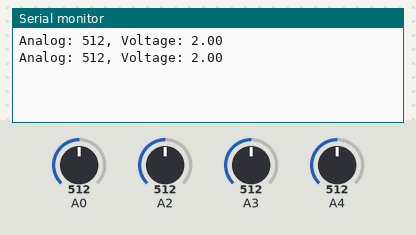
This sketch was run on a simulated Arduino Uno, built with avr-gcc and run on an emulated ATmega328P. Parts: the last lines printed to the serial monitor. The test bench sets the inputs (shaded band); at power-on: A0 = 512, A2 = 512, A3 = 512, A4 = 512.

Above: at 1.8 s.
1.9 s: A0 set to 716
At 2.4 s:
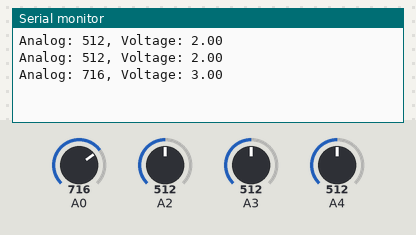
3.4 s: A0 set to 900
At 4.8 s:
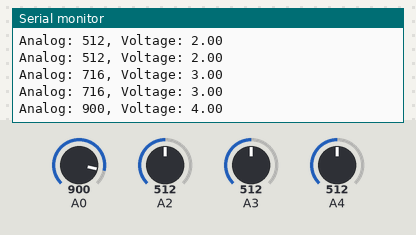
Timing chart, 0 to 6.4 s (numbered marks = the images above; inputs shaded):
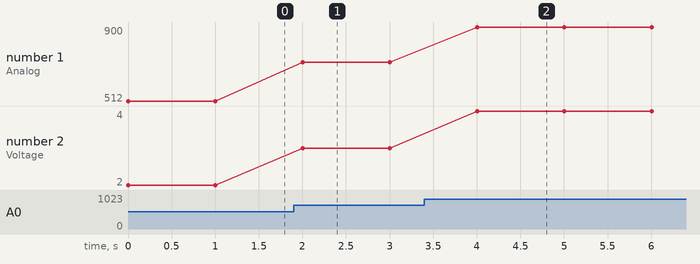

The sketch:

Latihan15.ino
```cpp
void setup() {
  Serial.begin(9600);
}

void loop() {
  int analogValue = analogRead(A0);

  float voltage = map(analogValue, 0, 1023, 0, 5); //0 min val, 5 max val

  Serial.print("Analog: ");
  Serial.print(analogValue);
  Serial.print(", Voltage: ");
  Serial.println(voltage);
  int value = analogRead(voltage);
  delay(1000);
}
```

Measured:
- after the input at 1.9 s, the serial monitor: prints a new line after 0.10 s (image 1)
- after the input at 3.4 s, the serial monitor: prints a new line after 0.60 s (image 2)
- plotted number 1: 512 → 716 after the input at 1.9 s, 716 → 900 after the input at 3.4 s
- plotted number 2: 2 → 3 after the input at 1.9 s, 3 → 4 after the input at 3.4 s
